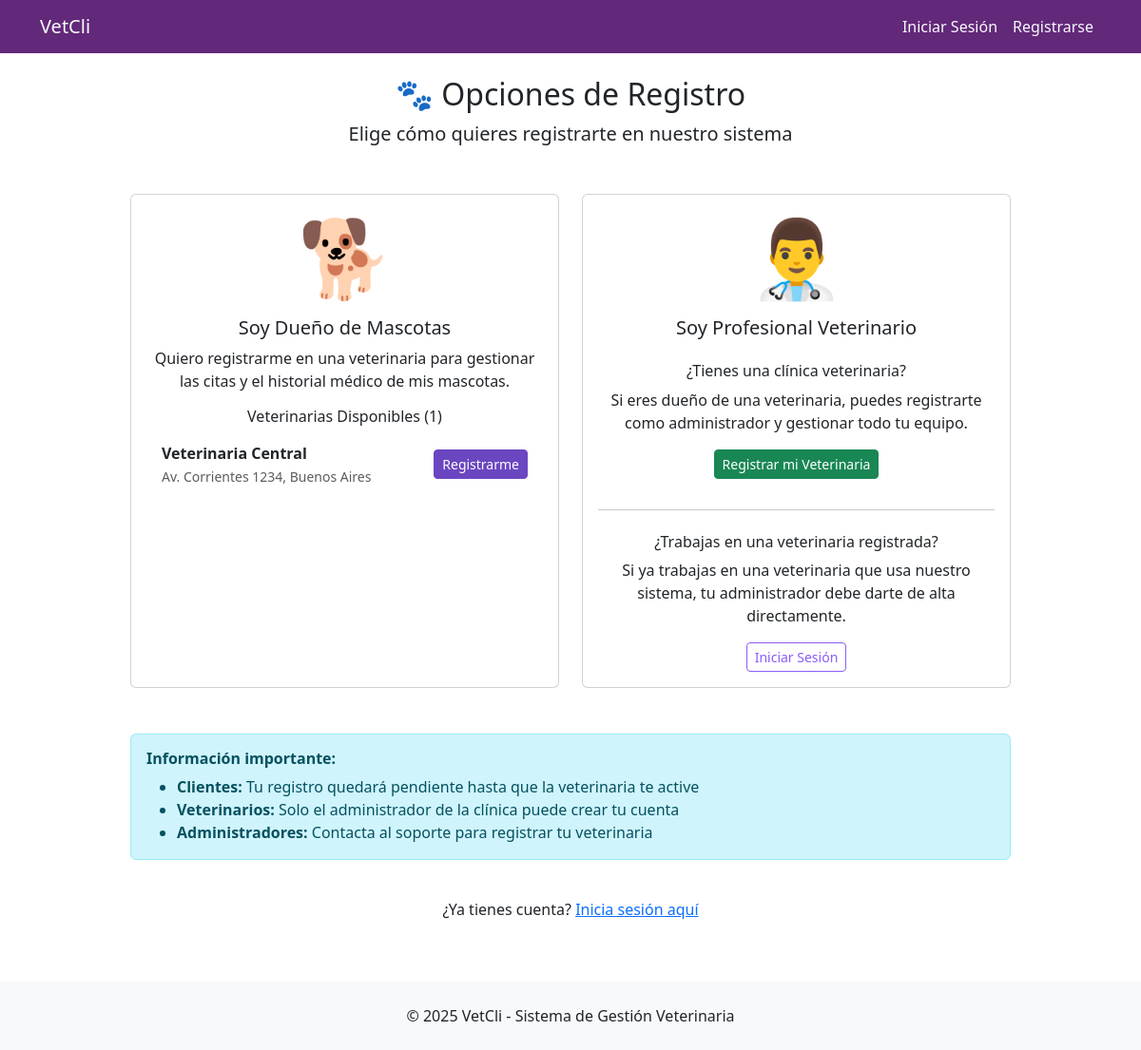
Page /accounts/registro/ on the committed database.
### apps/clinicas/models.py (models this page shows, shortened)
class Clinica(models.Model):
    nombre = models.CharField(max_length=200)
    descripcion = models.TextField(blank=True)
    direccion = models.TextField()
    telefono = models.CharField(max_length=15)
    email = models.EmailField()
    admin = models.OneToOneField(
        settings.AUTH_USER_MODEL,
        on_delete=models.CASCADE,
        limit_choices_to={"rol": "admin_veterinaria"},
        related_name="clinica_admin",
    )
    hora_apertura = models.TimeField()
    hora_cierre = models.TimeField()
    dias_atencion = models.JSONField(
        default=list, help_text="Lista de días: ['lunes', 'martes', ...]"
    )
    is_active = models.BooleanField(default=True)
    acepta_nuevos_clientes = models.BooleanField(default=True)
    fecha_creacion = models.DateTimeField(auto_now_add=True)
    fecha_actualizacion = models.DateTimeField(auto_now=True)
    slug = models.SlugField(
        max_length=100,
        unique=True,
        blank=True,
        help_text="URL amigable para cada clinica",
    )
    class Meta:
        verbose_name = "Clínica"
        verbose_name_plural = "Clínicas"
        ordering = ["nombre"]

### apps/accounts/views.py (the view)
# urls.py: path("registro/", registro_view, name="registro_opciones"),
def registro_view(request):
    clinicas_disponibles = Clinica.objects.filter(
        is_active=True, acepta_nuevos_clientes=True
    )
    context = {
        "clinicas_disponibles": clinicas_disponibles,
        "total_clinicas": clinicas_disponibles.count(),
    }
    return render(request, "accounts/registro_opciones.html", context)

### templates/accounts/registro_opciones.html (shortened to what this page needs)
{% extends 'base.html' %}
{% block content %}
<div class="row justify-content-center">
    <div class="col-md-10">
        <div class="text-center mb-5">
            <h2>🐾 Opciones de Registro</h2>
            <p class="lead">Elige cómo quieres registrarte en nuestro sistema</p>
        </div>
        <div class="row">
            <div class="col-md-6 mb-4">
                <div class="card h-100">
                    <div class="card-body text-center">
                        <div class="mb-3">
                            <span class="display-1">🐕</span>
                        </div>
                        <h5 class="card-title">Soy Dueño de Mascotas</h5>
                        <p class="card-text">
                            Quiero registrarme en una veterinaria para gestionar las citas
                            y el historial médico de mis mascotas.
                        </p>
                        {% if clinicas_disponibles %}
                            <h6>Veterinarias Disponibles ({{ total_clinicas }})</h6>
                            <div class="list-group list-group-flush">
                                {% for clinica in clinicas_disponibles %}
                                    <div class="list-group-item d-flex justify-content-between align-items-center">
                                        <div class="text-start">
                                            <strong>{{ clinica.nombre }}</strong><br>
                                            <small class="text-muted">{{ clinica.direccion|truncatewords:5 }}</small>
                                        </div>
                                        <a href="{% url 'accounts:pre_registro_cliente' clinica_slug=clinica.slug %}"
                                           class="btn btn-primary btn-sm">
                                            Registrarme
                                        </a>
                                    </div>
                                {% endfor %}
                            </div>
                        {% else %}
                            <div class="alert alert-info">
                                <small>No hay veterinarias disponibles en este momento</small>
                            </div>
                        {% endif %}
                    </div>
                </div>
            </div>
            <div class="col-md-6 mb-4">
                <div class="card h-100">
                    <div class="card-body text-center">
                        <div class="mb-3">
                            <span class="display-1">👨‍⚕️</span>
                        </div>
                        <h5 class="card-title">Soy Profesional Veterinario</h5>
                        <div class="mt-4">
                            <h6>¿Tienes una clínica veterinaria?</h6>
                            <p class="card-text">
                                Si eres dueño de una veterinaria, puedes registrarte como
                                administrador y gestionar todo tu equipo.
                            </p>
                            <a href="#" class="btn btn-success mb-3 btn-sm" onclick="alert('Próximamente - Contacta al soporte')">
                                Registrar mi Veterinaria
                            </a>
                        </div>
                        <hr>
                        <div class="mt-4">
                            <h6>¿Trabajas en una veterinaria registrada?</h6>
                            <p class="card-text">
                                Si ya trabajas en una veterinaria que usa nuestro sistema,
                                tu administrador debe darte de alta directamente.
                            </p>
                            <a href="{% url 'accounts:login' %}" class="btn btn-outline-primary btn-sm">
                                Iniciar Sesión
                            </a>
                        </div>
                    </div>
                </div>
            </div>
        </div>
        <div class="row mt-4">
            <div class="col-12">
                <div class="alert alert-info">
                    <h6><strong>Información importante:</strong></h6>
                    <ul class="mb-0">
                        <li><strong>Clientes:</strong> Tu registro quedará pendiente hasta que la veterinaria te active</li>
                        <li><strong>Veterinarios:</strong> Solo el administrador de la clínica puede crear tu cuenta</li>
                        <li><strong>Administradores:</strong> Contacta al soporte para registrar tu veterinaria</li>
                    </ul>
                </div>
            </div>
        </div>
        <div class="text-center mt-4">
            <p>¿Ya tienes cuenta? <a href="{% url 'accounts:login' %}">Inicia sesión aquí</a></p>
        </div>
    </div>
</div>
{% endblock %}

### static/css/base.css (style rules this page uses)
:root { --primary-purple: #6B46C1; --light-purple: #8B5CF6; --dark-purple: #622879; --bg-light: #F8FAFC; --text-dark: #1F2937; --border-light: #E5E7EB; }
.btn-primary { background-color: var(--primary-purple) !important; border-color: var(--primary-purple) !important; }
.btn-outline-primary { color: var(--light-purple) !important; border-color: var(--light-purple) !important; }

### rows in the picture
Clinica: nombre "Veterinaria Central", direccion "Av. Corrientes 1234, Buenos Aires"

### other values in the picture
{{ total_clinicas }} "1"
